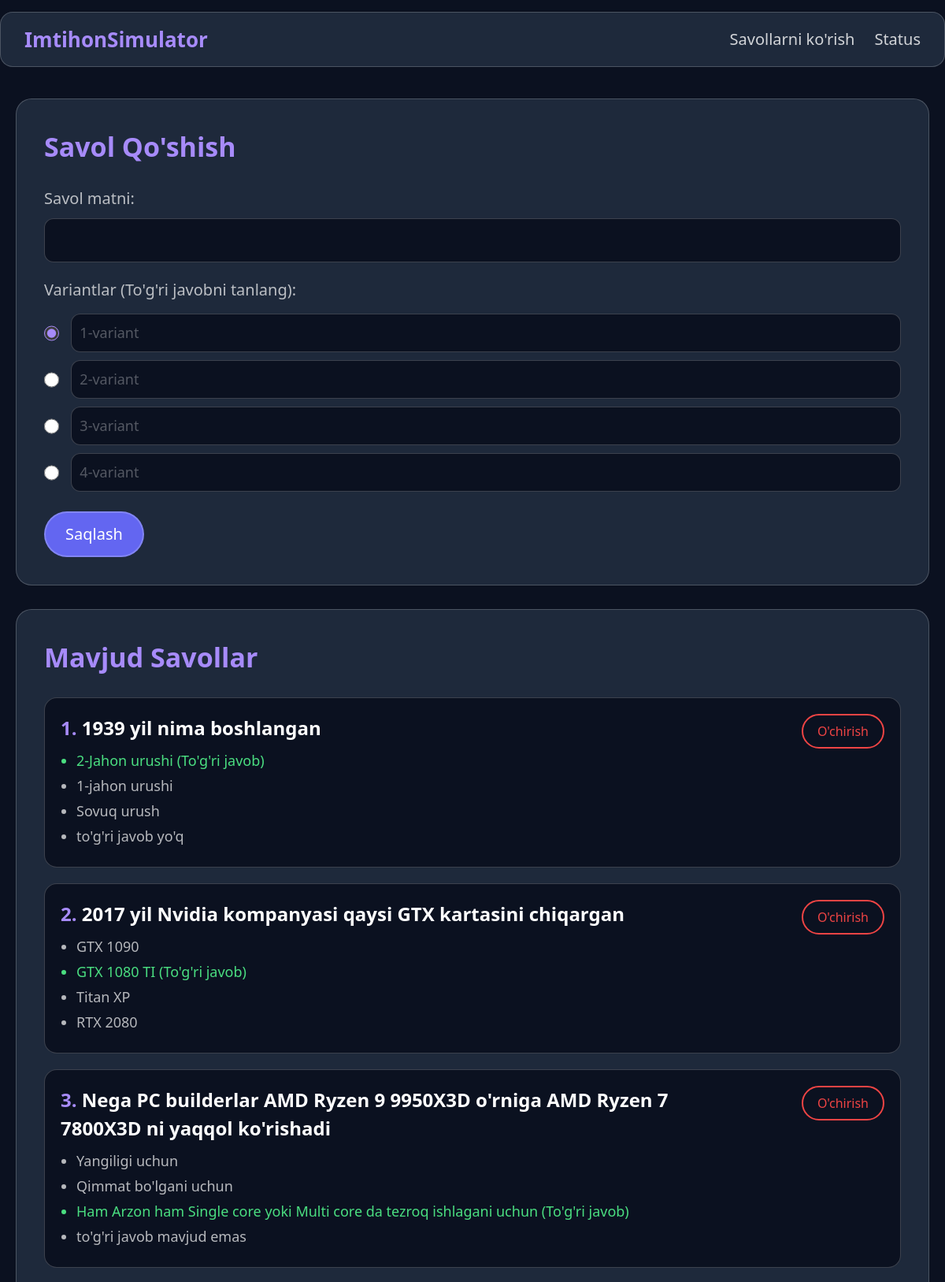
The page /admin1 (upper part) on the database its author committed.
### host/models.py (models this page shows, shortened)
class Question(models.Model):
    text = models.TextField()
    created_at = models.DateTimeField(auto_now_add=True)

class Option(models.Model):
    question = models.ForeignKey(Question, related_name='options', on_delete=models.CASCADE)
    text = models.CharField(max_length=255)
    is_correct = models.BooleanField(default=False)

### host/views.py (the view, shortened to what this page needs)
# urls.py: path("admin1", admin_panel, name="admin_panel"),
def admin_panel(request):
    questions = Question.objects.prefetch_related('options').all()
    return render(request, "admin.html", {"questions": questions})

### host/templates/admin.html (shortened to what this page needs)
{% extends 'base.html' %}
{% block content %}
<section class="w-full max-w-[1200px] mx-auto mt-[30px] md:mt-[40px]">
    <div class="bg-[#1e293b] border-[1px] border-white/20 rounded-[20px] p-[25px] md:p-[35px] mb-[30px]">
        <h2 class="text-[28px] md:text-[34px] font-bold text-[#a78bfa] mb-[25px]">Savol Qo'shish</h2>
        <form method="POST" action="{% url 'admin_panel' %}">
            <div class="mb-[20px]">
                <label class="text-[18px] md:text-[20px] block mb-[10px] text-white/70">Savol matni:</label>
                <input type="text" name="question_text" required class="border-[1px] border-white/20 bg-[#0b1120] p-[12px] text-[18px] md:text-[20px] outline-none w-[100%] rounded-[12px] text-white placeholder-white/30">
            </div>
            <div class="mb-[25px]">
                <label class="text-[18px] md:text-[20px] block mb-[15px] text-white/70">Variantlar (To'g'ri javobni tanlang):</label>
                <div class="flex items-center gap-[15px] mb-[10px]">
                    <input type="radio" name="correct_option" value="0" checked class="w-[20px] h-[20px] accent-[#a78bfa]">
                    <input type="text" name="options" placeholder="1-variant" required class="border-[1px] border-white/20 bg-[#0b1120] p-[10px] text-[16px] md:text-[18px] w-[100%] outline-none rounded-[12px] text-white placeholder-white/30">
                </div>
                <div class="flex items-center gap-[15px] mb-[10px]">
                    <input type="radio" name="correct_option" value="1" class="w-[20px] h-[20px] accent-[#a78bfa]">
                    <input type="text" name="options" placeholder="2-variant" required class="border-[1px] border-white/20 bg-[#0b1120] p-[10px] text-[16px] md:text-[18px] w-[100%] outline-none rounded-[12px] text-white placeholder-white/30">
                </div>
                <div class="flex items-center gap-[15px] mb-[10px]">
                    <input type="radio" name="correct_option" value="2" class="w-[20px] h-[20px] accent-[#a78bfa]">
                    <input type="text" name="options" placeholder="3-variant" class="border-[1px] border-white/20 bg-[#0b1120] p-[10px] text-[16px] md:text-[18px] w-[100%] outline-none rounded-[12px] text-white placeholder-white/30">
                </div>
                <div class="flex items-center gap-[15px] mb-[10px]">
                    <input type="radio" name="correct_option" value="3" class="w-[20px] h-[20px] accent-[#a78bfa]">
                    <input type="text" name="options" placeholder="4-variant" class="border-[1px] border-white/20 bg-[#0b1120] p-[10px] text-[16px] md:text-[18px] w-[100%] outline-none rounded-[12px] text-white placeholder-white/30">
                </div>
            </div>
            <button type="submit" class="bg-[#6366f1] border-[2px] border-white/20 px-[25px] py-[12px] text-[18px] md:text-[20px] text-white rounded-full cursor-pointer">
                Saqlash
            </button>
        </form>
    </div>
    <div class="bg-[#1e293b] border-[1px] border-white/20 rounded-[20px] p-[25px] md:p-[35px] mb-[50px]">
        <h2 class="text-[28px] md:text-[34px] font-bold text-[#a78bfa] mb-[25px]">Mavjud Savollar</h2>
        <div>
            {% for q in questions %}
            <div class="border-[1px] border-white/20 bg-[#0b1120] rounded-[16px] p-[20px] flex justify-between items-start mb-[20px]">
                <div class="w-[80%]">
                    <h3 class="text-[20px] md:text-[24px] font-bold text-white mb-[10px]">
                        <span class="text-[#a78bfa]">{{ forloop.counter }}.</span> {{ q.text }}
                    </h3>
                    <ul class="ml-[20px] mt-[10px] list-disc">
                        {% for opt in q.options.all %}
                        <li class="text-[16px] md:text-[18px] mb-[5px] {% if opt.is_correct %}text-[#4ade80]{% else %}text-white/70{% endif %}">
                            {{ opt.text }} {% if opt.is_correct %}(To'g'ri javob){% endif %}
                        </li>
                        {% endfor %}
                    </ul>
                </div>
                <form method="POST" action="{% url 'admin_panel' %}">
                    <button type="submit" class="border-[2px] border-[#ef4444] text-[#ef4444] px-[18px] py-[8px] text-[14px] md:text-[16px] rounded-full cursor-pointer bg-transparent">
                        O'chirish
                    </button>
                </form>
            </div>
            {% endfor %}
        </div>
    </div>
</section>
{% endblock %}

### rows shown on the page
Question: text "1939 yil nima boshlangan"
Option: text "2-Jahon urushi", is_correct "(To'g'ri javob)"
Option: text "1-jahon urushi"
Option: text "Sovuq urush"
Option: text "to'g'ri javob yo'q"
Question: text "2017 yil Nvidia kompanyasi qaysi GTX kartasini chiqargan"
Option: text "GTX 1090"
Option: text "GTX 1080 TI", is_correct "(To'g'ri javob)"
Option: text "Titan XP"
Option: text "RTX 2080"
Question: text "Nega PC builderlar AMD Ryzen 9 9950X3D o'rniga AMD Ryzen 7 7800X3D ni yaqqol ko'rishadi"
Option: text "Yangiligi uchun"
Option: text "Qimmat bo'lgani uchun"
Option: text "Ham Arzon ham Single core yoki Multi core da tezroq ishlagani uchun", is_correct "(To'g'ri javob)"
Option: text "to'g'ri javob mavjud emas"
